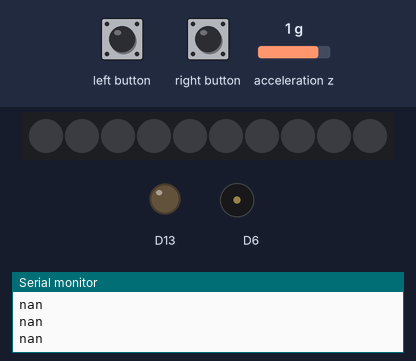
Bench run of a sketch on a simulated Adafruit Circuit Playground Express. On the bench: 10 RGB LEDs in strip order, left to right, output pins drawn as LEDs (lit = HIGH), buzzer (waves = sounding), the last lines printed to the serial monitor. The test bench sets the inputs (shaded band); at power-on: acceleration z 1 g.

Above: at 4.2 s.
4.3 s: left button pressed for 0.15 s
At 5.4 s:
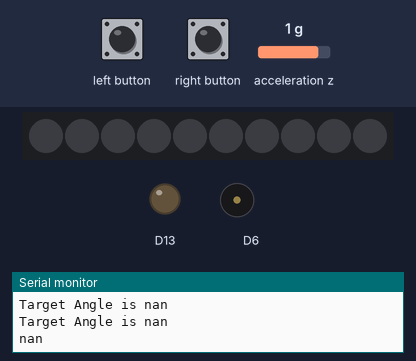
6.0 s: right button pressed for 1 s
At 6.16 s:
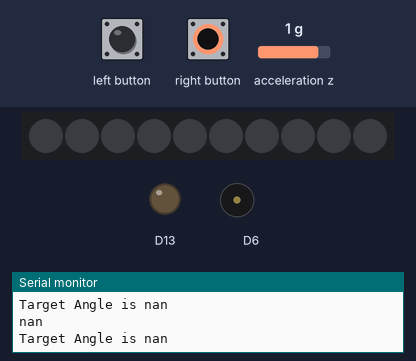
8.5 s: right button pressed for 3.2 s
At 12.4 s:
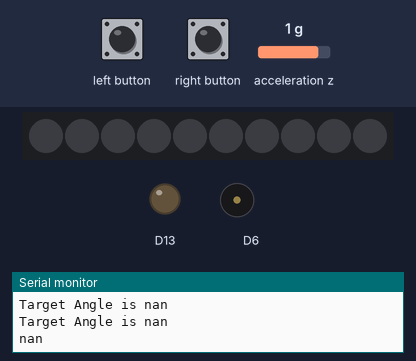
13.2 s: left button pressed for 3.2 s
At 13.36 s:
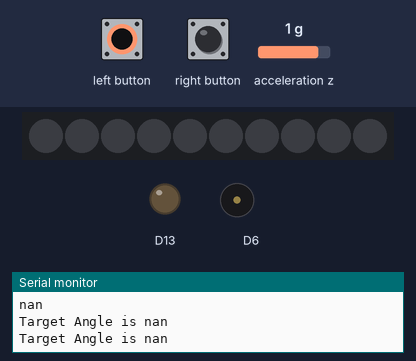
Timing chart, 0 to 17.9 s (numbered marks = the images above; inputs shaded):
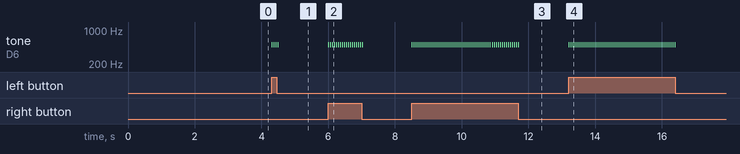

Measured:
- after the input at 4.3 s, tone on D6: alternates 500 Hz for 0.03 s and silent for 0.03 s, 8 changes in all, then stays silent, starting at once
- after the input at 6.0 s, tone on D6: alternates 500 Hz for 0.03 s and silent for 0.03 s, 36 changes in all, then stays silent, starting at once
- after the input at 8.5 s, tone on D6: alternates 500 Hz for 0.03 s and silent for 0.03 s, 108 changes in all, then stays silent, starting at once
- after the input at 13.2 s, tone on D6: alternates 500 Hz for 0.03 s and silent for 0.03 s, 108 changes in all, then stays silent, starting at once

The sketch:

Posture_Detect_V2.ino
```cpp
///////////////////////////////////////////////////////////////////////////////
// Posture Detector Test
// Alex Rubinstein


#include <Adafruit_CircuitPlayground.h>

#define POSTURE_ANGLE        10.0      // allowable posture angle (degrees)
#define SLOUCH_TIME          3000      // allowable slouch time (seconds)
#define GRAV                 9.80665   // gravity (m/s^2)
#define RAD2DEG              52.29578  // convert radians to degrees

float CurrentAngle;
float TargetAngle;
unsigned long SlouchStart;
bool slouch;

  // Initialize Serial Print Times

const unsigned long EventInterval = 1000;
unsigned long PreviousTime = 0;


///////////////////////////////////////////////////////////////////////////////
void setup() {
  // Initialize Circuit Playground
  CircuitPlayground.begin();

  // Set initial target angle to zero.
  TargetAngle = 0;


}

///////////////////////////////////////////////////////////////////////////////
void loop() {
  // Compute current angle
  CurrentAngle = RAD2DEG * asin(-CircuitPlayground.motionZ() / GRAV);

  // Set target angle on button press
  if ((CircuitPlayground.leftButton()) || (CircuitPlayground.rightButton())) {
    TargetAngle = CurrentAngle;

    Serial.print("Target Angle is ");
    Serial.print(TargetAngle);
    Serial.println();

    CircuitPlayground.playTone(500,30);
    delay(30);
    CircuitPlayground.playTone(500,30);
    delay(30);
  }
//   Print Current Angle to Serial Monitor

 unsigned long CurrentTime = millis();

  if (CurrentTime - PreviousTime >= EventInterval) {
    Serial.println(CurrentAngle);

    PreviousTime = CurrentTime;
  }


  // Check if posture is poor
  if (CurrentAngle - TargetAngle > POSTURE_ANGLE) {
    if (!slouch) SlouchStart = millis();
    slouch = true;
  } else {
    slouch = false;
  }

  // If there is bad posture
  if (slouch) {
    // Check how long bad posture has been occuring
    if (millis() - SlouchStart > SLOUCH_TIME) {
    // Activate Alarm
    CircuitPlayground.playTone(800, 500);
    }
  }
}
```
